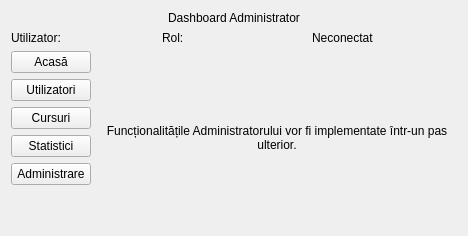
<?xml version="1.0" encoding="UTF-8"?>
<ui version="4.0">
 <class>AdminDashboard</class>
 <widget class="QWidget" name="AdminDashboard">
  <layout class="QVBoxLayout" name="mainLayout">
   <item><widget class="QLabel" name="welcomeLabel"><property name="text"><string>Dashboard Administrator</string></property><property name="alignment"><set>Qt::AlignmentFlag::AlignCenter</set></property></widget></item>
   <item><layout class="QHBoxLayout" name="detailsLayout">
    <item><widget class="QLabel" name="userLabel"><property name="text"><string>Utilizator:</string></property></widget></item>
    <item><widget class="QLabel" name="roleLabel"><property name="text"><string>Rol:</string></property></widget></item>
    <item><widget class="QLabel" name="connectionLabel"><property name="text"><string>Neconectat</string></property></widget></item>
   </layout></item>
   <item><layout class="QHBoxLayout" name="contentLayout">
    <item><layout class="QVBoxLayout" name="navigationLayout">
     <item><widget class="QPushButton" name="homeButton"><property name="text"><string>Acasă</string></property></widget></item>
     <item><widget class="QPushButton" name="usersButton"><property name="text"><string>Utilizatori</string></property></widget></item>
     <item><widget class="QPushButton" name="coursesButton"><property name="text"><string>Cursuri</string></property></widget></item>
     <item><widget class="QPushButton" name="statisticsButton"><property name="text"><string>Statistici</string></property></widget></item>
     <item><widget class="QPushButton" name="administrationButton"><property name="text"><string>Administrare</string></property></widget></item>
     <item><spacer name="navSpacer"><property name="orientation"><enum>Qt::Orientation::Vertical</enum></property><property name="sizeHint" stdset="0"><size><width>20</width><height>40</height></size></property></spacer></item>
    </layout></item>
    <item><widget class="QStackedWidget" name="pagesStack">
     <widget class="QWidget" name="homePage"><layout class="QVBoxLayout" name="homeLayout"><item><widget class="QLabel" name="homeLabel"><property name="text"><string>Funcționalitățile Administratorului vor fi implementate într-un pas ulterior.</string></property><property name="alignment"><set>Qt::AlignmentFlag::AlignCenter</set></property><property name="wordWrap"><bool>true</bool></property></widget></item></layout></widget>
     <widget class="QWidget" name="usersPage"><layout class="QVBoxLayout" name="usersLayout"><item><widget class="QLabel" name="usersLabel"><property name="text"><string>Administrarea utilizatorilor va fi implementată într-un pas ulterior.</string></property><property name="alignment"><set>Qt::AlignmentFlag::AlignCenter</set></property></widget></item></layout></widget>
     <widget class="QWidget" name="coursesPage"><layout class="QVBoxLayout" name="coursesLayout"><item><widget class="QLabel" name="coursesLabel"><property name="text"><string>Administrarea cursurilor va fi implementată într-un pas ulterior.</string></property><property name="alignment"><set>Qt::AlignmentFlag::AlignCenter</set></property></widget></item></layout></widget>
     <widget class="QWidget" name="statisticsPage"><layout class="QVBoxLayout" name="statisticsLayout"><item><widget class="QLabel" name="statisticsLabel"><property name="text"><string>Statisticile vor fi implementate într-un pas ulterior.</string></property><property name="alignment"><set>Qt::AlignmentFlag::AlignCenter</set></property></widget></item></layout></widget>
     <widget class="QWidget" name="administrationPage"><layout class="QVBoxLayout" name="administrationLayout"><item><widget class="QLabel" name="administrationLabel"><property name="text"><string>Operațiile administrative vor fi implementate într-un pas ulterior.</string></property><property name="alignment"><set>Qt::AlignmentFlag::AlignCenter</set></property></widget></item></layout></widget>
    </widget></item>
   </layout></item>
  </layout>
 </widget>
 <resources/><connections/>
</ui>
